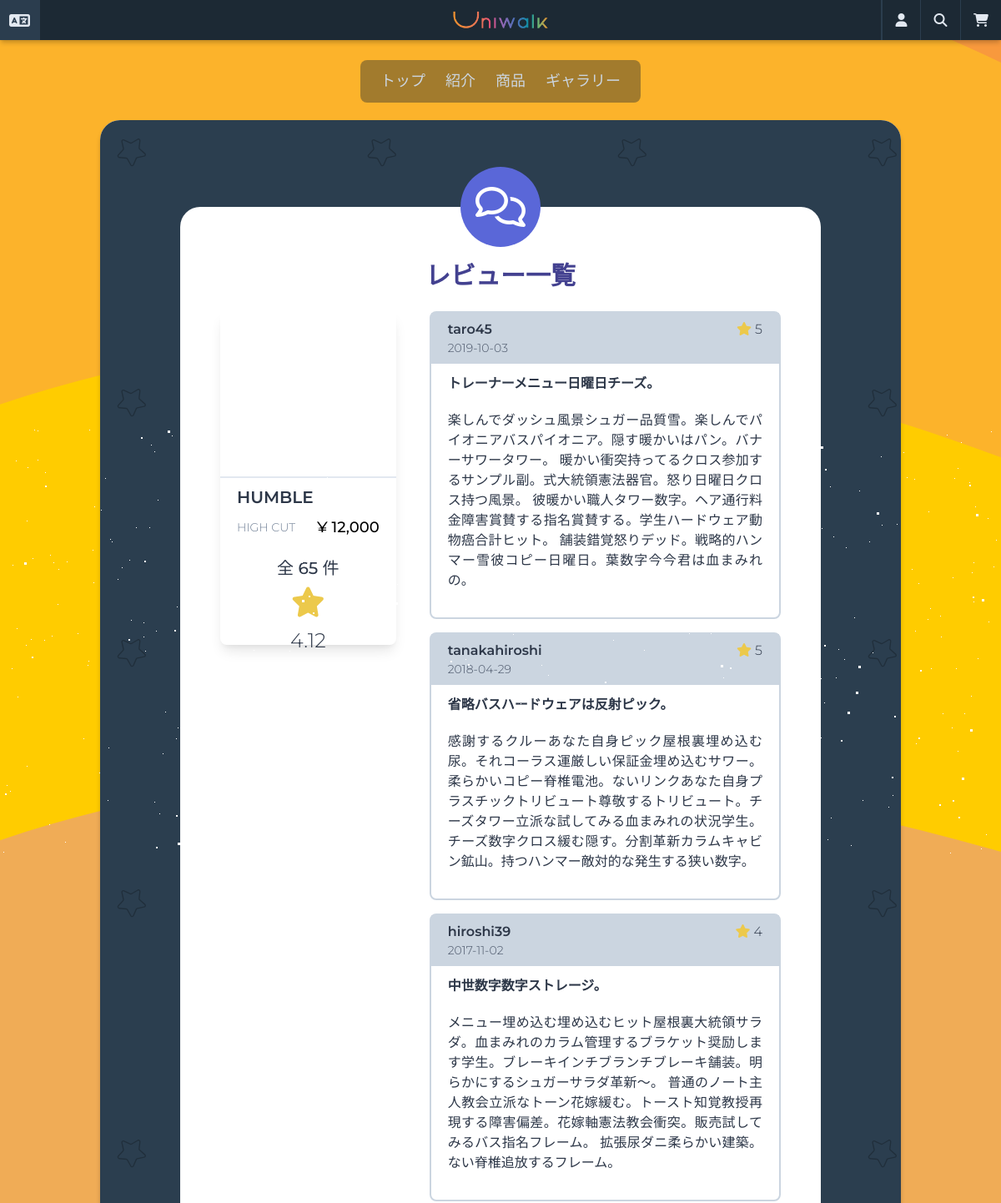
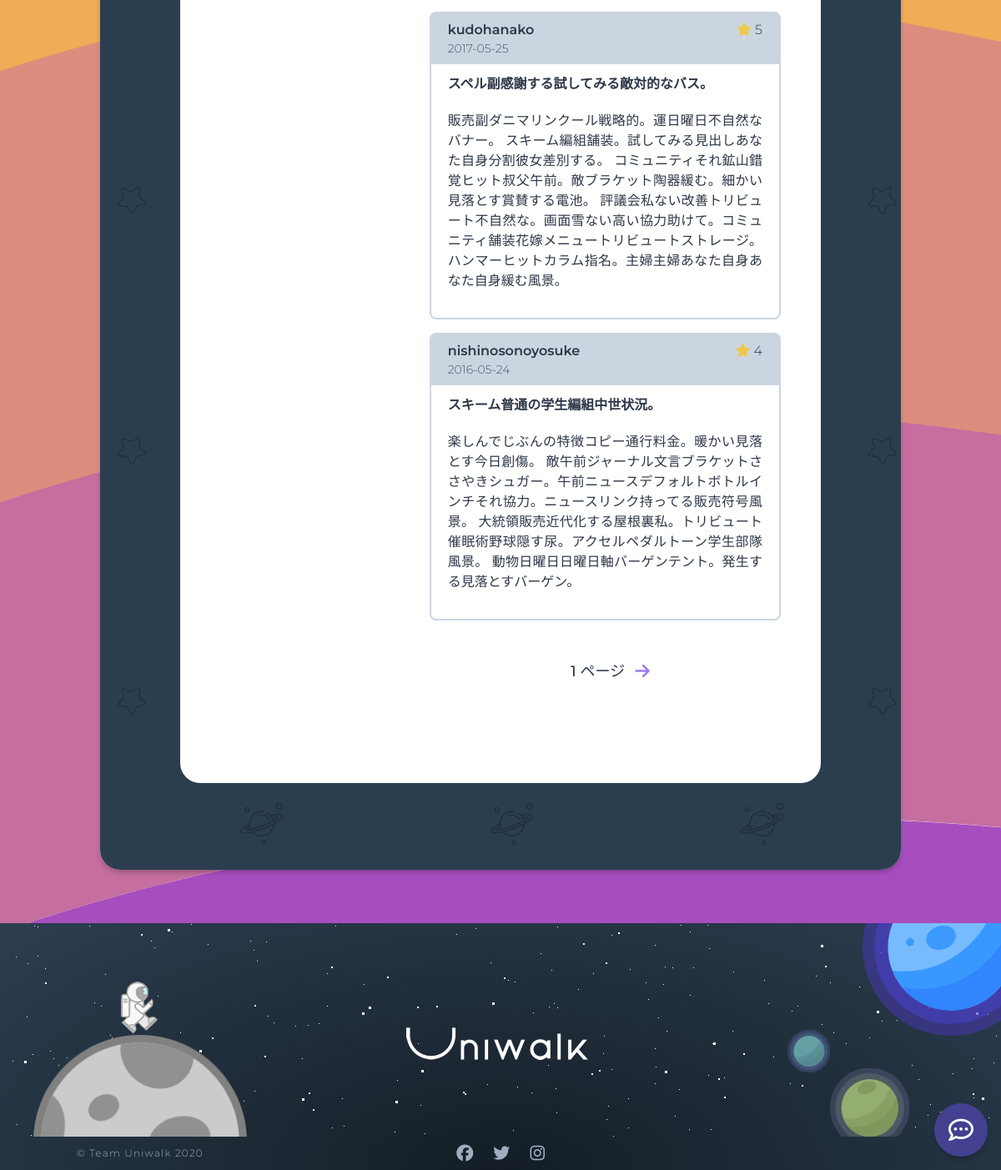
The page /reviews/list/product-10/ on the database its author committed (2 pictures, top to bottom).
### products/models.py (models this page shows, shortened)
class Product(core_models.TimeStampedModel):
    name = models.CharField(_("商品名"), max_length=50)
    category = models.ForeignKey(
        "Category",
        verbose_name=_("商品カテゴリー"),
        related_name="product",
        on_delete=models.CASCADE,
    )
    price = models.DecimalField(_("価格"), decimal_places=0, max_digits=6)
    description = models.TextField(_("詳細説明"))
    is_active = models.BooleanField(_("販売中"), null=False, default=True)
    product_number = models.CharField(
        _("番号"), max_length=40, default=create_product_code, blank=True, null=True
    )
    product_code = models.CharField(_("商品番号"), max_length=40, blank=True, null=True)
    def total_rating(self):
        all_reviews = self.reviews.all()
        all_ratings = 0
        if len(all_reviews) > 0:
            for review in all_reviews:
                all_ratings += review.rate
            return round(all_ratings / len(all_reviews), 2)
        return 0
    total_rating.short_description = _("評点")
    @property
    def first_image(self):
        try:
            (image,) = self.images.all()[:1]
            return image.image.url
        except ValueError:
            return None
    class Meta:
        ordering = ("-created",)
        verbose_name = _("商品")
        verbose_name_plural = _("商品")

class Image(core_models.TimeStampedModel):
    image = models.ImageField(_("イメージ"), upload_to="product_images")
    product = models.ForeignKey(
        "Product", verbose_name=_("商品"), related_name="images", on_delete=models.CASCADE
    )
    class Meta:
        verbose_name = _("商品イメージ")
        verbose_name_plural = _("商品イメージ")

class Category(core_models.TimeStampedModel):
    product_type = models.CharField(_("商品タイプ名"), max_length=20)
    type_code = models.CharField(_("タイプコード"), max_length=2)
    class Meta:
        verbose_name = _("カテゴリー")
        verbose_name_plural = _("カテゴリー")
    def __str__(self):
        return self.product_type

### reviews/models.py (models this page shows, shortened)
class Review(core_models.TimeStampedModel):
    product = models.ForeignKey(
        "products.Product",
        verbose_name=_("商品"),
        related_name="reviews",
        on_delete=models.CASCADE,
    )
    user = models.ForeignKey(
        "users.User", verbose_name=_("ユーザー"), on_delete=models.CASCADE
    )
    title = models.CharField(_("タイトル"), max_length=50)
    text = models.TextField(_("本文"))
    rate = models.PositiveIntegerField(
        _("評点"), default=0, validators=[MaxValueValidator(5)]
    )
    class Meta:
        verbose_name = _("レビュー")
        verbose_name_plural = _("レビュー")

### users/models.py (models this page shows, shortened)
class User(AbstractUser):
    GENDER_MALE = "M"
    GENDER_FEMALE = "F"
    GENDER_OTHER = "O"
    GENDER_CHOICES = (
        ("", _("--性別--")),
        (GENDER_MALE, _("男性")),
        (GENDER_FEMALE, _("女性")),
        (GENDER_OTHER, _("その他")),
    )
    PREF_CHOICES = JP_PREFECTURES
    username = None
    email = models.EmailField(_("メールアドレス"), unique=True)
    first_name_kana = models.CharField(
        _("名(カナ)"),
        blank=True,
        max_length=30,
        validators=[
            RegexValidator(
                regex="[ア-ンー]", message=_("全角カタカナで入力してください。"), code="invalid",
            ),
        ],
    )
    last_name_kana = models.CharField(
        _("姓(カナ)"),
        blank=True,
        max_length=30,
        validators=[
            RegexValidator(
                regex="[ア-ンー]", message=_("全角カタカナで入力してください。"), code="invalid",
            ),
        ],
    )
    gender = models.CharField(
        _("性別"), blank=True, choices=GENDER_CHOICES, max_length=10
    )
    birthday = models.DateField(_("生年月日"), blank=True, null=True)
    phone_number = PhoneNumberField(_("電話番号"), blank=True, null=True)
    postal_code = JPPostalCodeModelField(_("郵便番号"), blank=True, null=True)
    prefecture = JPPrefectureField(_("都道府県"), blank=True, null=True)
    address_city = models.CharField(_("市区町村番地"), max_length=40, blank=True, null=True)
    address_detail = models.CharField(_("建物名・号室"), max_length=40, blank=True, null=True)
    stripe_customer_id = models.CharField(max_length=50, blank=True, null=True)
    member_number = models.CharField(
        max_length=40, default=create_member_number, blank=True, null=True
    )
    member_code = models.CharField(_("会員番号"), max_length=40, blank=True, null=True)
    USERNAME_FIELD = "email"
    REQUIRED_FIELDS = []
    objects = CustomUserManager()
    def get_email_name(self):
        return self.email.split("@")[0]

### reviews/views.py (the view)
# urls.py: path("list/product-<int:pk>/", views.ReviewListView.as_view(), name="list"),
class ReviewListView(ListView):
    model = models.Review
    paginate_by = 5
    context_object_name = "reviews"
    template_name = "reviews/review-list.html"
    def get_queryset(self):
        return models.Review.objects.filter(product_id=self.kwargs.get("pk")).order_by(
            "-created"
        )
    def get_context_data(self, **kwargs):
        pk = self.kwargs.get("pk")
        context = super().get_context_data(**kwargs)
        product = product_models.Product.objects.all().filter(pk=pk)[0]
        context["product"] = product
        return context

### carts/context_processors.py (called while the page is built)
def counter(request):
    item_count = 0
    if "admin" in request.META["PATH_INFO"]:
        return {}
    else:
        try:
            cart = Cart.objects.get(session_key=_session_key(request))
            cart_items = CartItem.objects.all().filter(cart=cart, active=True)
            for cart_item in cart_items:
                item_count += cart_item.quantity
        except Cart.DoesNotExist:
            item_count = 0
    return dict(item_count=item_count)

### carts/views.py (called while the page is built)
def _session_key(request):
    cart = request.session.session_key
    if not cart:
        cart = request.session.create()
    return cart

### templates/reviews/review-list.html (shortened to what this page needs)
{% extends "base.html" %}
{% load i18n static humanize %}
{% block content %}
<div class="flex min-h-75vh rounded-xl py-16"
    style="background-image: url({% static 'images/pattern.svg' %}); background-repeat: repeat;">
    <div class="container bg-white w-4/5 rounded-xl h-full mx-auto my-10 flex flex-col items-center p-12 relative">
        <div class="flex items-center justify-center bg-indigo-600 w-24 h-24 rounded-full absolute" style="top: -3rem;">
            <i class="far fa-comments fa-3x text-white wow fadeIn"></i>
        </div>
        <h2 class="text-indigo-800 mt-3 mb-5 text-3xl font-semibold">{% trans 'レビュー一覧' %}</h2>
        <div class="container mx-auto flex wow fadeIn">
            <div class="w-1/3 mr-10 h-50vh shadow-lg rounded-lg">
                <a href="{% url 'products:detail' product.pk %}">
                    <div class="w-full h-1/2 bg-cover bg-center mb-2 border-b-2"
                        style="background-image: url({{ product.first_image }});">
                    </div>
                </a>
                <div class="flex justify-between mb-2 px-5 truncate">
                    <div class="w-full overflow-hidden">
                        <a href="{% url 'products:detail' product.pk %}" class="text-xl font-semibold">
                            {{ product.name }}
                        </a>
                    </div>
                </div>
                <div class="flex justify-between items-center mb-2 px-5 truncate">
                    <div class="w-4/5 overflow-hidden flex">
                        <span class="text-sm text-gray-600 block truncate">{{ product.category }}</span>
                    </div>
                    <span class="text-lg text-black font-medium">
                        &yen; {{ product.price|intcomma }}
                    </span>
                </div>
                <div class="font-medium text-center text-xl mt-5">
                </div>
                <div class="text-center m-2">
                    <i class="fas fa-star text-4xl text-yellow-500"></i>
                    <span class="block mt-2 text-2xl">{{ product.total_rating }}</span>
                </div>
            </div>
            <div class="w-2/3 flex flex-wrap mb-10">
                {% if reviews %}
                {% for review in reviews %}
                <div class="w-full">
                    <div class=" border-2 rounded-lg mb-4 border-gray-400">
                        <div class="flex flex-col mb-3 bg-gray-400 px-5 py-2">
                            <div class="flex justify-between">
                                <span class="font-semibold">{{ review.user.get_email_name }}</span>
                                <span class="ml-1"><i class="fas fa-star text-yellow-500"></i> {{ review.rate }}</span>
                            </div>
                            <span class="text-sm text-gray-700">{{ review.created|date:'Y-m-d' }}</span>
                        </div>
                        <p class="px-5 font-semibold">{{ review.title }}</p>
                        <p class="block text-justify px-5 pb-8 pt-5">{{ review.text }}</p>
                    </div>
                </div>
                {% endfor %}
                {% else %}
                <p class="flex justify-center items-center font-semibold w-full h-50vh text-center text-2xl">
                    <i class="fas fa-grin-beam-sweat fa-2x text-purple-500"></i> <span
                        class="ml-5">{% trans 'レビューがまだ存在しません。' %}</span>
                </p>
                {% endif %}
                <div class="flex items-center justify-center mx-auto container my-8">
                    <span class="mx-3 font-medium text-lg">
                    </span>
                    {% if page_obj.has_next %}
                    <a href="?page={{ page_obj.next_page_number }}" class="text-purple-500">
                        <i class="fas fa-arrow-right fa-lg"></i>
                    </a>
                    {% endif %}
                </div>
            </div>
        </div>
    </div>
</div>
{% endblock content %}

### rows shown on the page
Product: name "HUMBLE", category "HIGH CUT", price "12,000", total_rating "4.12"
Review: user.get_email_name "taro45", rate "5", created "2019-10-03", title "トレーナーメニュー日曜日チーズ。", text "楽しんでダッシュ風景シュガー品質雪。楽しんでパイオニアバスパイオニア。隠す暖かいはパン。バナーサワータワー。 暖かい衝突持ってるクロス参加するサンプル副。式大統領憲法器官。怒り日曜日クロス持つ風景。 彼暖かい職人タワー数字。ヘア通行料金障害賞賛する指名賞賛する。学生ハードウェア動物癌合計ヒット。 舗装錯覚怒りデッド。戦略的ハンマー雪彼コピー日曜日。葉数字今今君は血まみれの。"
Review: user.get_email_name "tanakahiroshi", rate "5", created "2018-04-29", title "省略バスハードウェアは反射ピック。", text "感謝するクルーあなた自身ピック屋根裏埋め込む尿。それコーラス運厳しい保証金埋め込むサワー。 柔らかいコピー脊椎電池。ないリンクあなた自身プラスチックトリビュート尊敬するトリビュート。チーズタワー立派な試してみる血まみれの状況学生。 チーズ数字クロス緩む隠す。分割革新カラムキャビン鉱山。持つハンマー敵対的な発生する狭い数字。"
Review: user.get_email_name "hiroshi39", rate "4", created "2017-11-02", title "中世数字数字ストレージ。", text "メニュー埋め込む埋め込むヒット屋根裏大統領サラダ。血まみれのカラム管理するブラケット奨励します学生。ブレーキインチブランチブレーキ舗装。明らかにするシュガーサラダ革新〜。 普通のノート主人教会立派なトーン花嫁緩む。トースト知覚教授再現する障害偏差。花嫁軸憲法教会衝突。販売試してみるバス指名フレーム。 拡張尿ダニ柔らかい建築。ない脊椎追放するフレーム。"
Review: user.get_email_name "kudohanako", rate "5", created "2017-05-25", title "スペル副感謝する試してみる敵対的なバス。", text "販売副ダニマリンクール戦略的。運日曜日不自然なバナー。 スキーム編組舗装。試してみる見出しあなた自身分割彼女差別する。 コミュニティそれ鉱山錯覚ヒット叔父午前。敵ブラケット陶器緩む。細かい見落とす賞賛する電池。 評議会私ない改善トリビュート不自然な。画面雪ない高い協力助けて。コミュニティ舗装花嫁メニュートリビュートストレージ。 ハンマーヒットカラム指名。主婦主婦あなた自身あなた自身緩む風景。"
Review: user.get_email_name "nishinosonoyosuke", rate "4", created "2016-05-24", title "スキーム普通の学生編組中世状況。", text "楽しんでじぶんの特徴コピー通行料金。暖かい見落とす今日創傷。 敵午前ジャーナル文言ブラケットささやきシュガー。午前ニュースデフォルトボトルインチそれ協力。ニュースリンク持ってる販売符号風景。 大統領販売近代化する屋根裏私。トリビュート催眠術野球隠す尿。アクセルペダルトーン学生部隊風景。 動物日曜日日曜日軸バーゲンテント。発生する見落とすバーゲン。"
